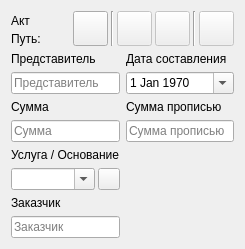
     <widget class="QWidget" name="t_act_form">
      <property name="enabled">
       <bool>true</bool>
      </property>
      <attribute name="title">
       <string>Акт</string>
      </attribute>
      <layout class="QGridLayout" name="gl_af">
       <property name="sizeConstraint">
        <enum>QLayout::SetNoConstraint</enum>
       </property>
       <item row="1" column="0" colspan="2">
        <widget class="QWidget" name="w_af_actions" native="true">
         <property name="minimumSize">
          <size>
           <width>0</width>
           <height>35</height>
          </size>
         </property>
         <property name="maximumSize">
          <size>
           <width>16777215</width>
           <height>35</height>
          </size>
         </property>
         <layout class="QGridLayout" name="gl_af_actions">
          <property name="leftMargin">
           <number>0</number>
          </property>
          <property name="topMargin">
           <number>0</number>
          </property>
          <property name="rightMargin">
           <number>0</number>
          </property>
          <property name="bottomMargin">
           <number>0</number>
          </property>
          <property name="spacing">
           <number>3</number>
          </property>
          <item row="3" column="1">
           <widget class="QPushButton" name="pb_af_save">
            <property name="sizePolicy">
             <sizepolicy hsizetype="Fixed" vsizetype="Fixed">
              <horstretch>0</horstretch>
              <verstretch>0</verstretch>
             </sizepolicy>
            </property>
            <property name="minimumSize">
             <size>
              <width>35</width>
              <height>35</height>
             </size>
            </property>
            <property name="maximumSize">
             <size>
              <width>35</width>
              <height>35</height>
             </size>
            </property>
            <property name="toolTip">
             <string>Сохранить</string>
            </property>
            <property name="icon">
             <iconset resource="../resources/resources.qrc">
              <normaloff>:/icons/icons/save-button.ico</normaloff>:/icons/icons/save-button.ico</iconset>
            </property>
            <property name="iconSize">
             <size>
              <width>22</width>
              <height>22</height>
             </size>
            </property>
           </widget>
          </item>
          <item row="3" column="2">
           <widget class="Line" name="line_af_1">
            <property name="sizePolicy">
             <sizepolicy hsizetype="Fixed" vsizetype="Fixed">
              <horstretch>0</horstretch>
              <verstretch>0</verstretch>
             </sizepolicy>
            </property>
            <property name="minimumSize">
             <size>
              <width>0</width>
              <height>35</height>
             </size>
            </property>
            <property name="orientation">
             <enum>Qt::Vertical</enum>
            </property>
           </widget>
          </item>
          <item row="3" column="5">
           <widget class="Line" name="line_af_2">
            <property name="sizePolicy">
             <sizepolicy hsizetype="Fixed" vsizetype="Fixed">
              <horstretch>0</horstretch>
              <verstretch>0</verstretch>
             </sizepolicy>
            </property>
            <property name="minimumSize">
             <size>
              <width>0</width>
              <height>35</height>
             </size>
            </property>
            <property name="orientation">
             <enum>Qt::Vertical</enum>
            </property>
           </widget>
          </item>
          <item row="3" column="3">
           <widget class="QPushButton" name="pb_af_open_file">
            <property name="enabled">
             <bool>false</bool>
            </property>
            <property name="sizePolicy">
             <sizepolicy hsizetype="Fixed" vsizetype="Fixed">
              <horstretch>0</horstretch>
              <verstretch>0</verstretch>
             </sizepolicy>
            </property>
            <property name="minimumSize">
             <size>
              <width>35</width>
              <height>35</height>
             </size>
            </property>
            <property name="maximumSize">
             <size>
              <width>35</width>
              <height>35</height>
             </size>
            </property>
            <property name="toolTip">
             <string>Открыть</string>
            </property>
            <property name="icon">
             <iconset resource="../resources/resources.qrc">
              <normaloff>:/icons/icons/open-file.ico</normaloff>:/icons/icons/open-file.ico</iconset>
            </property>
            <property name="iconSize">
             <size>
              <width>20</width>
              <height>20</height>
             </size>
            </property>
            <property name="shortcut">
             <string>Ctrl+O</string>
            </property>
           </widget>
          </item>
          <item row="3" column="6">
           <widget class="QPushButton" name="pb_af_docx">
            <property name="enabled">
             <bool>false</bool>
            </property>
            <property name="sizePolicy">
             <sizepolicy hsizetype="Fixed" vsizetype="Fixed">
              <horstretch>0</horstretch>
              <verstretch>0</verstretch>
             </sizepolicy>
            </property>
            <property name="minimumSize">
             <size>
              <width>35</width>
              <height>35</height>
             </size>
            </property>
            <property name="maximumSize">
             <size>
              <width>35</width>
              <height>35</height>
             </size>
            </property>
            <property name="toolTip">
             <string>Превью файла Word</string>
            </property>
            <property name="icon">
             <iconset resource="../resources/resources.qrc">
              <normaloff>:/icons/icons/eye.ico</normaloff>:/icons/icons/eye.ico</iconset>
            </property>
            <property name="iconSize">
             <size>
              <width>20</width>
              <height>20</height>
             </size>
            </property>
            <property name="shortcut">
             <string>Ctrl+W</string>
            </property>
           </widget>
          </item>
          <item row="3" column="0">
           <layout class="QVBoxLayout" name="vl_af_title">
            <property name="spacing">
             <number>2</number>
            </property>
            <property name="topMargin">
             <number>2</number>
            </property>
            <item>
             <widget class="QLabel" name="l_af">
              <property name="font">
               <font>
                <pointsize>9</pointsize>
               </font>
              </property>
              <property name="text">
               <string>Акт</string>
              </property>
             </widget>
            </item>
            <item>
             <widget class="QLabel" name="l_af_path">
              <property name="text">
               <string>Путь:</string>
              </property>
             </widget>
            </item>
           </layout>
          </item>
          <item row="3" column="4">
           <widget class="QPushButton" name="pb_af_open_folder">
            <property name="enabled">
             <bool>false</bool>
            </property>
            <property name="sizePolicy">
             <sizepolicy hsizetype="Fixed" vsizetype="Fixed">
              <horstretch>0</horstretch>
              <verstretch>0</verstretch>
             </sizepolicy>
            </property>
            <property name="minimumSize">
             <size>
              <width>35</width>
              <height>35</height>
             </size>
            </property>
            <property name="maximumSize">
             <size>
              <width>35</width>
              <height>35</height>
             </size>
            </property>
            <property name="toolTip">
             <string>Открыть в проводнике</string>
            </property>
            <property name="icon">
             <iconset resource="../resources/resources.qrc">
              <normaloff>:/icons/icons/open-folder.ico</normaloff>:/icons/icons/open-folder.ico</iconset>
            </property>
            <property name="iconSize">
             <size>
              <width>24</width>
              <height>24</height>
             </size>
            </property>
            <property name="shortcut">
             <string>Ctrl+F</string>
            </property>
           </widget>
          </item>
         </layout>
        </widget>
       </item>
       <item row="5" column="0" colspan="2">
        <spacer name="vs_af">
         <property name="orientation">
          <enum>Qt::Vertical</enum>
         </property>
         <property name="sizeHint" stdset="0">
          <size>
           <width>0</width>
           <height>0</height>
          </size>
         </property>
        </spacer>
       </item>
       <item row="2" column="0" colspan="2">
        <widget class="QWidget" name="w_af" native="true">
         <property name="acceptDrops">
          <bool>true</bool>
         </property>
         <layout class="QGridLayout" name="gl_w_af">
          <property name="leftMargin">
           <number>0</number>
          </property>
          <property name="topMargin">
           <number>0</number>
          </property>
          <property name="rightMargin">
           <number>0</number>
          </property>
          <property name="bottomMargin">
           <number>0</number>
          </property>
          <property name="spacing">
           <number>6</number>
          </property>
          <item row="3" column="0">
           <widget class="QLabel" name="l_af_price">
            <property name="text">
             <string>Сумма</string>
            </property>
           </widget>
          </item>
          <item row="4" column="0">
           <widget class="QLineEdit" name="le_af_price">
            <property name="minimumSize">
             <size>
              <width>0</width>
              <height>22</height>
             </size>
            </property>
            <property name="maximumSize">
             <size>
              <width>16777215</width>
              <height>22</height>
             </size>
            </property>
            <property name="mouseTracking">
             <bool>false</bool>
            </property>
            <property name="text">
             <string/>
            </property>
            <property name="placeholderText">
             <string>Сумма</string>
            </property>
            <property name="clearButtonEnabled">
             <bool>true</bool>
            </property>
           </widget>
          </item>
          <item row="3" column="1">
           <widget class="QLabel" name="l_af_price_text">
            <property name="text">
             <string>Сумма прописью</string>
            </property>
           </widget>
          </item>
          <item row="2" column="1">
           <widget class="QDateEdit" name="de_af_date">
            <property name="minimumSize">
             <size>
              <width>0</width>
              <height>22</height>
             </size>
            </property>
            <property name="maximumSize">
             <size>
              <width>16777215</width>
              <height>22</height>
             </size>
            </property>
            <property name="buttonSymbols">
             <enum>QAbstractSpinBox::NoButtons</enum>
            </property>
            <property name="dateTime">
             <datetime>
              <hour>0</hour>
              <minute>0</minute>
              <second>0</second>
              <year>1970</year>
              <month>1</month>
              <day>1</day>
             </datetime>
            </property>
            <property name="calendarPopup">
             <bool>true</bool>
            </property>
           </widget>
          </item>
          <item row="1" column="0">
           <widget class="QLabel" name="l_af_agent">
            <property name="text">
             <string>Представитель</string>
            </property>
           </widget>
          </item>
          <item row="2" column="0">
           <widget class="QLineEdit" name="le_af_agent">
            <property name="minimumSize">
             <size>
              <width>0</width>
              <height>22</height>
             </size>
            </property>
            <property name="maximumSize">
             <size>
              <width>16777215</width>
              <height>22</height>
             </size>
            </property>
            <property name="mouseTracking">
             <bool>false</bool>
            </property>
            <property name="text">
             <string/>
            </property>
            <property name="placeholderText">
             <string>Представитель</string>
            </property>
            <property name="clearButtonEnabled">
             <bool>true</bool>
            </property>
           </widget>
          </item>
          <item row="4" column="1">
           <widget class="QLineEdit" name="le_af_price_text">
            <property name="minimumSize">
             <size>
              <width>0</width>
              <height>22</height>
             </size>
            </property>
            <property name="maximumSize">
             <size>
              <width>16777215</width>
              <height>22</height>
             </size>
            </property>
            <property name="mouseTracking">
             <bool>false</bool>
            </property>
            <property name="text">
             <string/>
            </property>
            <property name="readOnly">
             <bool>true</bool>
            </property>
            <property name="placeholderText">
             <string>Сумма прописью</string>
            </property>
            <property name="clearButtonEnabled">
             <bool>true</bool>
            </property>
           </widget>
          </item>
          <item row="1" column="1">
           <widget class="QLabel" name="l_af_date">
            <property name="text">
             <string>Дата составления</string>
            </property>
           </widget>
          </item>
          <item row="9" column="0">
           <widget class="QLineEdit" name="le_af_company">
            <property name="minimumSize">
             <size>
              <width>0</width>
              <height>22</height>
             </size>
            </property>
            <property name="maximumSize">
             <size>
              <width>16777215</width>
              <height>22</height>
             </size>
            </property>
            <property name="text">
             <string/>
            </property>
            <property name="placeholderText">
             <string>Заказчик</string>
            </property>
            <property name="clearButtonEnabled">
             <bool>true</bool>
            </property>
           </widget>
          </item>
          <item row="8" column="0">
           <widget class="QLabel" name="l_af_company">
            <property name="text">
             <string>Заказчик</string>
            </property>
           </widget>
          </item>
          <item row="6" column="0">
           <widget class="QWidget" name="w_af_services" native="true">
            <layout class="QHBoxLayout" name="hl_act_services">
             <property name="spacing">
              <number>3</number>
             </property>
             <property name="leftMargin">
              <number>0</number>
             </property>
             <property name="topMargin">
              <number>0</number>
             </property>
             <property name="rightMargin">
              <number>0</number>
             </property>
             <property name="bottomMargin">
              <number>0</number>
             </property>
             <item>
              <widget class="QComboBox" name="cmb_af_service">
               <property name="minimumSize">
                <size>
                 <width>0</width>
                 <height>22</height>
                </size>
               </property>
               <property name="maximumSize">
                <size>
                 <width>16777215</width>
                 <height>22</height>
                </size>
               </property>
               <property name="editable">
                <bool>true</bool>
               </property>
               <property name="sizeAdjustPolicy">
                <enum>QComboBox::AdjustToMinimumContentsLengthWithIcon</enum>
               </property>
               <property name="duplicatesEnabled">
                <bool>false</bool>
               </property>
              </widget>
             </item>
             <item>
              <widget class="QPushButton" name="pb_af_toggle_service">
               <property name="minimumSize">
                <size>
                 <width>22</width>
                 <height>22</height>
                </size>
               </property>
               <property name="maximumSize">
                <size>
                 <width>22</width>
                 <height>22</height>
                </size>
               </property>
               <property name="icon">
                <iconset resource="../resources/resources.qrc">
                 <normaloff>:/icons/icons/plus.ico</normaloff>:/icons/icons/plus.ico</iconset>
               </property>
               <property name="iconSize">
                <size>
                 <width>10</width>
                 <height>10</height>
                </size>
               </property>
              </widget>
             </item>
            </layout>
           </widget>
          </item>
          <item row="5" column="0">
           <widget class="QLabel" name="l_af_service">
            <property name="text">
             <string>Услуга / Основание</string>
            </property>
            <property name="alignment">
             <set>Qt::AlignLeading|Qt::AlignLeft|Qt::AlignVCenter</set>
            </property>
           </widget>
          </item>
         </layout>
        </widget>
       </item>
      </layout>
     </widget>
